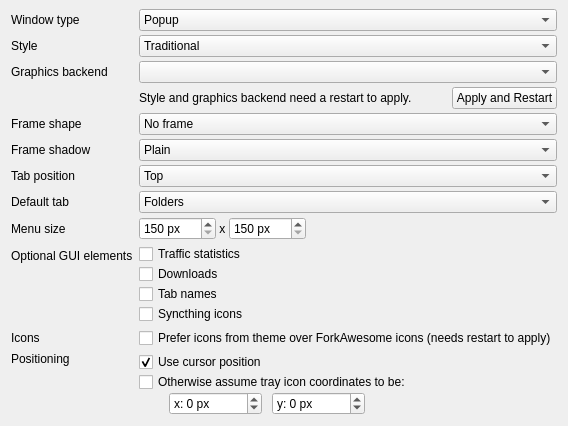
<?xml version="1.0" encoding="UTF-8"?>
<ui version="4.0">
 <class>QtGui::AppearanceOptionPage</class>
 <widget class="QWidget" name="QtGui::AppearanceOptionPage">
  <property name="sizePolicy">
   <sizepolicy hsizetype="Preferred" vsizetype="Maximum">
    <horstretch>0</horstretch>
    <verstretch>0</verstretch>
   </sizepolicy>
  </property>
  <property name="windowTitle">
   <string>Appearance</string>
  </property>
  <property name="windowIcon">
   <iconset theme="preferences-desktop"/>
  </property>
  <layout class="QFormLayout" name="formLayout">
   <property name="verticalSpacing">
    <number>4</number>
   </property>
   <property name="topMargin">
    <number>9</number>
   </property>
   <item row="2" column="0">
    <widget class="QLabel" name="windowTypeLabel">
     <property name="text">
      <string>Window type</string>
     </property>
    </widget>
   </item>
   <item row="2" column="1">
    <widget class="QComboBox" name="windowTypeComboBox">
     <property name="sizePolicy">
      <sizepolicy hsizetype="MinimumExpanding" vsizetype="Fixed">
       <horstretch>0</horstretch>
       <verstretch>0</verstretch>
      </sizepolicy>
     </property>
     <item>
      <property name="text">
       <string>Popup</string>
      </property>
     </item>
     <item>
      <property name="text">
       <string>Normal window</string>
      </property>
     </item>
     <item>
      <property name="text">
       <string>Window without titlebar</string>
      </property>
     </item>
     <item>
      <property name="text">
       <string>None - open Syncthing directly</string>
      </property>
     </item>
    </widget>
   </item>
   <item row="3" column="0">
    <widget class="QLabel" name="styleLabel">
     <property name="text">
      <string>Style</string>
     </property>
    </widget>
   </item>
   <item row="3" column="1">
    <widget class="QComboBox" name="styleComboBox">
     <property name="sizePolicy">
      <sizepolicy hsizetype="MinimumExpanding" vsizetype="Fixed">
       <horstretch>0</horstretch>
       <verstretch>0</verstretch>
      </sizepolicy>
     </property>
     <item>
      <property name="text">
       <string>Traditional</string>
      </property>
     </item>
     <item>
      <property name="text">
       <string>Modern</string>
      </property>
     </item>
    </widget>
   </item>
   <item row="4" column="0">
    <widget class="QLabel" name="rhiBackendLabel">
     <property name="text">
      <string>Graphics backend</string>
     </property>
    </widget>
   </item>
   <item row="4" column="1">
    <widget class="QComboBox" name="rhiBackendComboBox">
     <property name="sizePolicy">
      <sizepolicy hsizetype="MinimumExpanding" vsizetype="Fixed">
       <horstretch>0</horstretch>
       <verstretch>0</verstretch>
      </sizepolicy>
     </property>
    </widget>
   </item>
   <item row="6" column="1">
    <layout class="QHBoxLayout" name="restartHorizontalLayout">
     <item>
      <widget class="QLabel" name="requiresRestartLabel">
       <property name="sizePolicy">
        <sizepolicy hsizetype="MinimumExpanding" vsizetype="Preferred">
         <horstretch>0</horstretch>
         <verstretch>0</verstretch>
        </sizepolicy>
       </property>
       <property name="text">
        <string>Style and graphics backend need a restart to apply.</string>
       </property>
       <property name="wordWrap">
        <bool>true</bool>
       </property>
      </widget>
     </item>
     <item>
      <widget class="QPushButton" name="requiresRestartPushButton">
       <property name="text">
        <string>Apply and Restart</string>
       </property>
      </widget>
     </item>
    </layout>
   </item>
   <item row="7" column="0">
    <widget class="QLabel" name="frameShapeLabel">
     <property name="text">
      <string>Frame shape</string>
     </property>
    </widget>
   </item>
   <item row="7" column="1">
    <widget class="QComboBox" name="frameShapeComboBox">
     <property name="sizePolicy">
      <sizepolicy hsizetype="MinimumExpanding" vsizetype="Fixed">
       <horstretch>0</horstretch>
       <verstretch>0</verstretch>
      </sizepolicy>
     </property>
     <item>
      <property name="text">
       <string>No frame</string>
      </property>
     </item>
     <item>
      <property name="text">
       <string>Box</string>
      </property>
     </item>
     <item>
      <property name="text">
       <string>Panel</string>
      </property>
     </item>
     <item>
      <property name="text">
       <string>Styled panel</string>
      </property>
     </item>
    </widget>
   </item>
   <item row="8" column="0">
    <widget class="QLabel" name="frameShadowLabel">
     <property name="text">
      <string>Frame shadow</string>
     </property>
    </widget>
   </item>
   <item row="8" column="1">
    <widget class="QComboBox" name="frameShadowComboBox">
     <property name="sizePolicy">
      <sizepolicy hsizetype="MinimumExpanding" vsizetype="Fixed">
       <horstretch>0</horstretch>
       <verstretch>0</verstretch>
      </sizepolicy>
     </property>
     <item>
      <property name="text">
       <string>Plain</string>
      </property>
     </item>
     <item>
      <property name="text">
       <string>Raised</string>
      </property>
     </item>
     <item>
      <property name="text">
       <string>Sunken</string>
      </property>
     </item>
    </widget>
   </item>
   <item row="10" column="0">
    <widget class="QLabel" name="tabPosLabel">
     <property name="text">
      <string>Tab position</string>
     </property>
    </widget>
   </item>
   <item row="10" column="1">
    <widget class="QComboBox" name="tabPosComboBox">
     <property name="sizePolicy">
      <sizepolicy hsizetype="MinimumExpanding" vsizetype="Fixed">
       <horstretch>0</horstretch>
       <verstretch>0</verstretch>
      </sizepolicy>
     </property>
     <item>
      <property name="text">
       <string>Top</string>
      </property>
     </item>
     <item>
      <property name="text">
       <string>Bottom</string>
      </property>
     </item>
     <item>
      <property name="text">
       <string>Left</string>
      </property>
     </item>
     <item>
      <property name="text">
       <string>Right</string>
      </property>
     </item>
    </widget>
   </item>
   <item row="11" column="0">
    <widget class="QLabel" name="defaultTabLabel">
     <property name="text">
      <string>Default tab</string>
     </property>
    </widget>
   </item>
   <item row="11" column="1">
    <widget class="QComboBox" name="defaultTabComboBox">
     <property name="sizePolicy">
      <sizepolicy hsizetype="MinimumExpanding" vsizetype="Fixed">
       <horstretch>0</horstretch>
       <verstretch>0</verstretch>
      </sizepolicy>
     </property>
     <item>
      <property name="text">
       <string>Folders</string>
      </property>
     </item>
     <item>
      <property name="text">
       <string>Devices</string>
      </property>
     </item>
     <item>
      <property name="text">
       <string>Downloads</string>
      </property>
     </item>
     <item>
      <property name="text">
       <string>Recent changes</string>
      </property>
     </item>
     <item>
      <property name="text">
       <string>Last</string>
      </property>
     </item>
    </widget>
   </item>
   <item row="12" column="0">
    <widget class="QLabel" name="sizeLabel">
     <property name="text">
      <string>Menu size</string>
     </property>
    </widget>
   </item>
   <item row="12" column="1">
    <layout class="QHBoxLayout" name="menuSizeHorizontalLayout">
     <item>
      <widget class="QSpinBox" name="widthSpinBox">
       <property name="sizePolicy">
        <sizepolicy hsizetype="Preferred" vsizetype="Fixed">
         <horstretch>0</horstretch>
         <verstretch>0</verstretch>
        </sizepolicy>
       </property>
       <property name="suffix">
        <string> px</string>
       </property>
       <property name="minimum">
        <number>150</number>
       </property>
       <property name="maximum">
        <number>15000</number>
       </property>
       <property name="singleStep">
        <number>10</number>
       </property>
      </widget>
     </item>
     <item>
      <widget class="QLabel" name="sizeTimesLabel">
       <property name="sizePolicy">
        <sizepolicy hsizetype="Fixed" vsizetype="Preferred">
         <horstretch>0</horstretch>
         <verstretch>0</verstretch>
        </sizepolicy>
       </property>
       <property name="text">
        <string> x </string>
       </property>
       <property name="textFormat">
        <enum>Qt::TextFormat::PlainText</enum>
       </property>
      </widget>
     </item>
     <item>
      <widget class="QSpinBox" name="heightSpinBox">
       <property name="sizePolicy">
        <sizepolicy hsizetype="Preferred" vsizetype="Fixed">
         <horstretch>0</horstretch>
         <verstretch>0</verstretch>
        </sizepolicy>
       </property>
       <property name="suffix">
        <string> px</string>
       </property>
       <property name="minimum">
        <number>150</number>
       </property>
       <property name="maximum">
        <number>15000</number>
       </property>
       <property name="singleStep">
        <number>10</number>
       </property>
      </widget>
     </item>
     <item>
      <spacer name="sizeHorizontalSpacer">
       <property name="orientation">
        <enum>Qt::Orientation::Horizontal</enum>
       </property>
       <property name="sizeType">
        <enum>QSizePolicy::Policy::MinimumExpanding</enum>
       </property>
       <property name="sizeHint" stdset="0">
        <size>
         <width>40</width>
         <height>20</height>
        </size>
       </property>
      </spacer>
     </item>
    </layout>
   </item>
   <item row="13" column="0">
    <widget class="QLabel" name="guiElementsLabel">
     <property name="text">
      <string>Optional GUI elements</string>
     </property>
    </widget>
   </item>
   <item row="13" column="1">
    <layout class="QVBoxLayout" name="optionalGuiElementsVerticalLayout">
     <property name="spacing">
      <number>0</number>
     </property>
     <item>
      <widget class="QCheckBox" name="showTrafficCheckBox">
       <property name="text">
        <string>Traffic statistics</string>
       </property>
      </widget>
     </item>
     <item>
      <widget class="QCheckBox" name="showDownloadsCheckBox">
       <property name="text">
        <string>Downloads</string>
       </property>
      </widget>
     </item>
     <item>
      <widget class="QCheckBox" name="showTabTextsCheckBox">
       <property name="text">
        <string>Tab names</string>
       </property>
      </widget>
     </item>
     <item>
      <widget class="QCheckBox" name="syncthingIconsCheckBox">
       <property name="text">
        <string>Syncthing icons</string>
       </property>
      </widget>
     </item>
    </layout>
   </item>
   <item row="14" column="0">
    <widget class="QLabel" name="iconsLabel">
     <property name="text">
      <string>Icons</string>
     </property>
    </widget>
   </item>
   <item row="14" column="1">
    <layout class="QVBoxLayout" name="iconsVerticalLayout">
     <property name="spacing">
      <number>0</number>
     </property>
     <item>
      <widget class="QCheckBox" name="preferIconsFromThemeCheckBox">
       <property name="text">
        <string>Prefer icons from theme over ForkAwesome icons (needs restart to apply)</string>
       </property>
      </widget>
     </item>
    </layout>
   </item>
   <item row="16" column="0">
    <widget class="QLabel" name="positioningLabel">
     <property name="text">
      <string>Positioning</string>
     </property>
     <property name="alignment">
      <set>Qt::AlignmentFlag::AlignLeft|Qt::AlignmentFlag::AlignTop</set>
     </property>
    </widget>
   </item>
   <item row="16" column="1">
    <layout class="QVBoxLayout" name="positioningVerticalLayout">
     <item>
      <widget class="QCheckBox" name="useCursorPosCheckBox">
       <property name="text">
        <string>Use cursor position</string>
       </property>
       <property name="checked">
        <bool>true</bool>
       </property>
      </widget>
     </item>
     <item>
      <widget class="QCheckBox" name="assumeIconPosCheckBox">
       <property name="text">
        <string>Otherwise assume tray icon coordinates to be:</string>
       </property>
      </widget>
     </item>
     <item>
      <layout class="QHBoxLayout" name="positioningHorizontalLayout">
       <property name="spacing">
        <number>10</number>
       </property>
       <property name="leftMargin">
        <number>30</number>
       </property>
       <item>
        <widget class="QSpinBox" name="xPosSpinBox">
         <property name="sizePolicy">
          <sizepolicy hsizetype="Preferred" vsizetype="Fixed">
           <horstretch>0</horstretch>
           <verstretch>0</verstretch>
          </sizepolicy>
         </property>
         <property name="suffix">
          <string> px</string>
         </property>
         <property name="prefix">
          <string>x: </string>
         </property>
         <property name="minimum">
          <number>-10000</number>
         </property>
         <property name="maximum">
          <number>10000</number>
         </property>
        </widget>
       </item>
       <item>
        <widget class="QSpinBox" name="yPosSpinBox">
         <property name="sizePolicy">
          <sizepolicy hsizetype="Preferred" vsizetype="Fixed">
           <horstretch>0</horstretch>
           <verstretch>0</verstretch>
          </sizepolicy>
         </property>
         <property name="suffix">
          <string> px</string>
         </property>
         <property name="prefix">
          <string>y: </string>
         </property>
         <property name="minimum">
          <number>-10000</number>
         </property>
         <property name="maximum">
          <number>10000</number>
         </property>
        </widget>
       </item>
       <item>
        <spacer name="positioningHorizontalSpacer">
         <property name="orientation">
          <enum>Qt::Orientation::Horizontal</enum>
         </property>
         <property name="sizeType">
          <enum>QSizePolicy::Policy::MinimumExpanding</enum>
         </property>
         <property name="sizeHint" stdset="0">
          <size>
           <width>40</width>
           <height>20</height>
          </size>
         </property>
        </spacer>
       </item>
      </layout>
     </item>
    </layout>
   </item>
  </layout>
 </widget>
 <tabstops>
  <tabstop>windowTypeComboBox</tabstop>
  <tabstop>frameShapeComboBox</tabstop>
  <tabstop>frameShadowComboBox</tabstop>
  <tabstop>tabPosComboBox</tabstop>
  <tabstop>widthSpinBox</tabstop>
  <tabstop>heightSpinBox</tabstop>
  <tabstop>showTrafficCheckBox</tabstop>
  <tabstop>showDownloadsCheckBox</tabstop>
  <tabstop>showTabTextsCheckBox</tabstop>
  <tabstop>preferIconsFromThemeCheckBox</tabstop>
  <tabstop>useCursorPosCheckBox</tabstop>
  <tabstop>assumeIconPosCheckBox</tabstop>
  <tabstop>xPosSpinBox</tabstop>
  <tabstop>yPosSpinBox</tabstop>
 </tabstops>
 <resources/>
 <connections/>
</ui>
